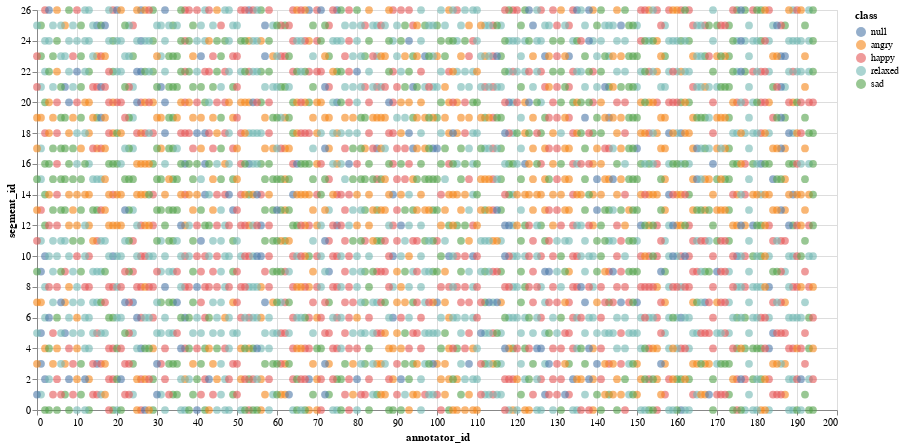

The cell this chart's notebook holds for it:
### Code cell
alt.Chart(pandas_annot_df).mark_circle(size=60, opacity=0.6).encode(
    x='annotator_id',
    y='segment_id',
    color='class',
    tooltip=['segment_id']
).properties(
    width=800,
    height=400
)

### Figure 1 — Vega-Lite specification as saved in the notebook (floating-point values rounded to 4 significant figures; data arrays with more than 128 entries replaced by an {"elided": "..."} marker saying what was removed)
{"config": {"view": {"continuousWidth": 400, "continuousHeight": 300}}, "data": {"name": "data-0a815d71f808582c26e521dc8232bd53"}, "mark": {"type": "circle", "opacity": 0.6, "size": 60}, "encoding": {"color": {"field": "class", "type": "nominal"}, "tooltip": [{"field": "segment_id", "type": "quantitative"}], "x": {"field": "annotator_id", "type": "quantitative"}, "y": {"field": "segment_id", "type": "quantitative"}}, "height": 400, "width": 800, "$schema": "https://vega.github.io/schema/vega-lite/v4.17.0.json", "datasets": {"data-0a815d71f808582c26e521dc8232bd53": {"elided": "2638 records"}}}
